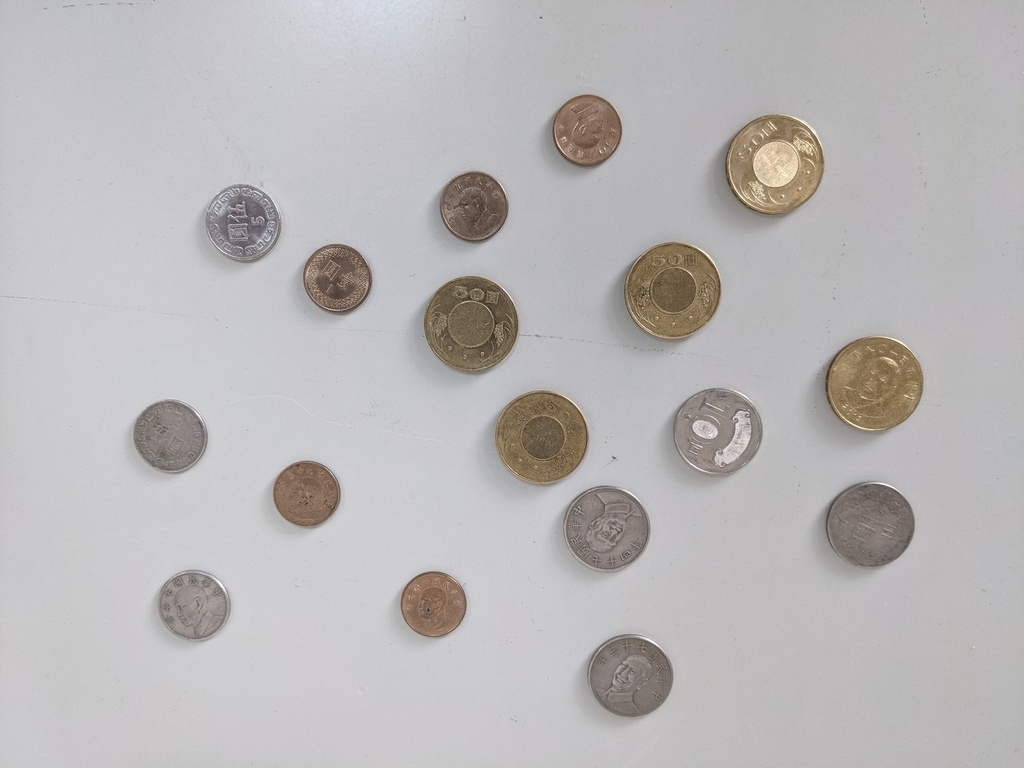
#> input picture coin_datas/001.jpg, 1024 x 768 px
$ python coin_dataset_augment.py --input-dir coin_datas --output-dir out
#> lines starting #> are read from the running program, lines starting #| are printed output that depends on the picture
import argparse
import random
from pathlib import Path
from typing import Iterable, List

import cv2
import numpy as np


RANDOM_SEED = 42


def list_images(directory: Path) -> Iterable[Path]:
    for path in sorted(directory.iterdir()):
        if path.suffix.lower() in {".jpg", ".jpeg", ".png", ".bmp"}:
            yield path


def ensure_color(image: np.ndarray) -> np.ndarray:
    if image.ndim == 2:
        return cv2.cvtColor(image, cv2.COLOR_GRAY2BGR)
    if image.shape[2] == 4:
        return cv2.cvtColor(image, cv2.COLOR_BGRA2BGR)
    return image


def rotate(image: np.ndarray, angle: float) -> np.ndarray:
    h, w = image.shape[:2]
    center = (w // 2, h // 2)
    matrix = cv2.getRotationMatrix2D(center, angle, 1.0)
    return cv2.warpAffine(image, matrix, (w, h), flags=cv2.INTER_LINEAR, borderMode=cv2.BORDER_REFLECT_101)


def translate(image: np.ndarray, shift_x: int, shift_y: int) -> np.ndarray:
    h, w = image.shape[:2]
    matrix = np.float32([[1, 0, shift_x], [0, 1, shift_y]])
    return cv2.warpAffine(image, matrix, (w, h), borderMode=cv2.BORDER_REFLECT_101)


def perspective(image: np.ndarray, ratio: float = 0.06) -> np.ndarray:
    h, w = image.shape[:2]
    src = np.float32([[0, 0], [w - 1, 0], [0, h - 1], [w - 1, h - 1]])
    offset_x = ratio * w
    offset_y = ratio * h
    dst = np.float32(
        [
            [random.uniform(0, offset_x), random.uniform(0, offset_y)],
            [w - 1 - random.uniform(0, offset_x), random.uniform(0, offset_y)],
            [random.uniform(0, offset_x), h - 1 - random.uniform(0, offset_y)],
            [w - 1 - random.uniform(0, offset_x), h - 1 - random.uniform(0, offset_y)],
        ]
    )
    matrix = cv2.getPerspectiveTransform(src, dst)
    return cv2.warpPerspective(image, matrix, (w, h), borderMode=cv2.BORDER_REFLECT_101)


def adjust_gamma(image: np.ndarray, gamma: float) -> np.ndarray:
    inv_gamma = 1.0 / max(gamma, 1e-6)
    table = np.array([(idx / 255.0) ** inv_gamma * 255 for idx in np.arange(256)]).astype("uint8")
    return cv2.LUT(image, table)


def blur(image: np.ndarray) -> np.ndarray:
    k = random.choice([3, 5, 7])
    return cv2.GaussianBlur(image, (k, k), 0)


def add_noise(image: np.ndarray, std: float) -> np.ndarray:
    noise = np.random.normal(0, std, image.shape).astype(np.float32)
    noisy = np.clip(image.astype(np.float32) + noise, 0, 255)
    return noisy.astype(np.uint8)


def random_shadow(image: np.ndarray, opacity: float = 0.4) -> np.ndarray:
    h, w = image.shape[:2]
    mask = np.zeros((h, w), dtype=np.uint8)
    x1, y1 = random.randint(0, w), random.randint(0, h)
    x2, y2 = random.randint(0, w), random.randint(0, h)
    thickness = random.randint(max(5, w // 10), max(10, w // 4))
    cv2.line(mask, (x1, y1), (x2, y2), 255, thickness=thickness)
    mask = cv2.GaussianBlur(mask, (51, 51), 0)
    alpha = (mask.astype(np.float32) / 255.0 * opacity)[..., None]
    return (image.astype(np.float32) * (1 - alpha)).astype(np.uint8)


def pad_image(image: np.ndarray, ratio: float) -> np.ndarray:
    if ratio <= 0:
        return image
    h, w = image.shape[:2]
    pad_h = max(1, int(h * ratio))
    pad_w = max(1, int(w * ratio))
    return cv2.copyMakeBorder(
        image,
        top=pad_h,
        bottom=pad_h,
        left=pad_w,
        right=pad_w,
        borderType=cv2.BORDER_REFLECT_101,
    )


def center_crop(image: np.ndarray, target_h: int, target_w: int) -> np.ndarray:
    h, w = image.shape[:2]
    if h <= target_h or w <= target_w:
        return image[:target_h, :target_w]
    start_y = (h - target_h) // 2
    start_x = (w - target_w) // 2
    return image[start_y : start_y + target_h, start_x : start_x + target_w]


def augment(image: np.ndarray) -> np.ndarray:
    result = image.copy()
    if random.random() < 0.6:
        result = rotate(result, random.uniform(-28, 28))
    if random.random() < 0.5:
        shift_x = random.randint(-int(0.06 * result.shape[1]), int(0.06 * result.shape[1]))
        shift_y = random.randint(-int(0.06 * result.shape[0]), int(0.06 * result.shape[0]))
        result = translate(result, shift_x, shift_y)
    if random.random() < 0.3:
        result = perspective(result, ratio=0.06)
    if random.random() < 0.5:
        result = adjust_gamma(result, random.uniform(0.75, 1.35))
    if random.random() < 0.35:
        result = blur(result)
    if random.random() < 0.25:
        result = add_noise(result, std=random.uniform(4, 12))
    if random.random() < 0.2:
        result = random_shadow(result, opacity=random.uniform(0.18, 0.4))
    return result


def augment_file(image_path: Path, output_dir: Path, copies: int) -> List[Path]:
    image = cv2.imread(str(image_path))
    if image is None:
        return []
    image = ensure_color(image)
    h, w = image.shape[:2]
    image = pad_image(image, ratio=0.05)
    saved = []
    cv2.imwrite(str(output_dir / image_path.name), image)
    saved.append(output_dir / image_path.name)
    stem = image_path.stem
    suffix = image_path.suffix
    for idx in range(1, copies + 1):
        aug = augment(image)
        aug = center_crop(aug, h, w)
        output_path = output_dir / f"{stem}_aug{idx:02d}{suffix}"
        cv2.imwrite(str(output_path), aug)
        saved.append(output_path)
    return saved


def parse_args() -> argparse.Namespace:
    parser = argparse.ArgumentParser(description="針對硬幣影像資料集進行資料擴增")
    parser.add_argument("--input-dir", type=Path, required=True, help="原始影像資料夾")
    parser.add_argument("--output-dir", type=Path, required=True, help="擴增影像輸出資料夾")
    parser.add_argument("--copies", type=int, default=10, help="每張影像額外產生的擴增張數")
    return parser.parse_args()


def main() -> None:
    args = parse_args()
    random.seed(RANDOM_SEED)
    np.random.seed(RANDOM_SEED)
    args.output_dir.mkdir(parents=True, exist_ok=True)
    total = 0
    for image_path in list_images(args.input_dir):
        saved = augment_file(image_path, args.output_dir, args.copies)
#> in augment_file, image is the input picture: shape (768, 1024, 3); mean B, G, R 184, 183.4, 185.8
#> in pad_image, `return cv2.copyMakeBorder( image, top=pad_h, bottom=pad_h, left=pad_w,..`:
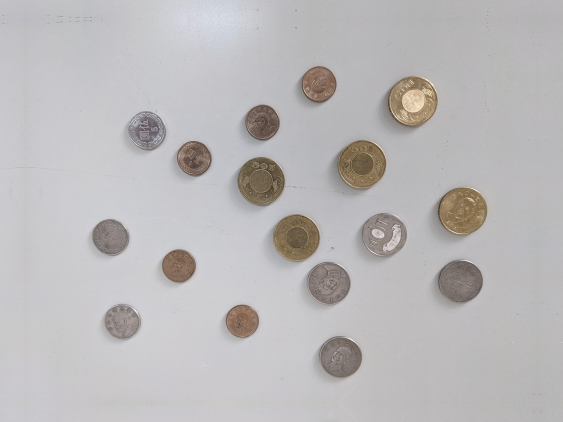
#> returned value: shape (844, 1126, 3) (shown at 1/2 size); mean of channels 0, 1, 2 185.8, 184.8, 187; drawn as B, G, R
#> the loop in augment_file, `for idx in range(1, copies + 1):` made 10 passes
#> pass 1, in augment, `result = translate(result, shift_x, shift_y)`:
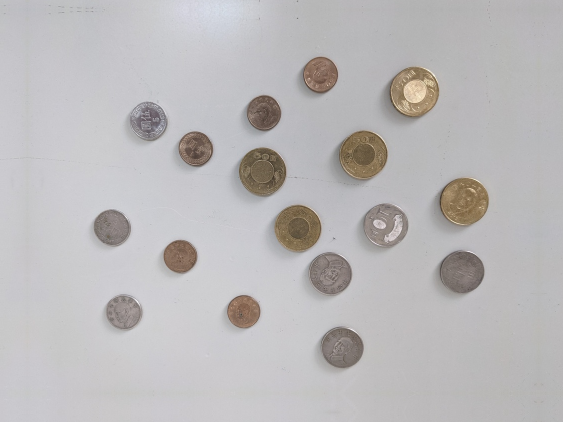
#> result: shape (844, 1126, 3) (shown at 1/2 size); mean B, G, R 185.9, 184.9, 187.1
#> pass 1, in augment, `result = perspective(result, ratio=0.06)`:
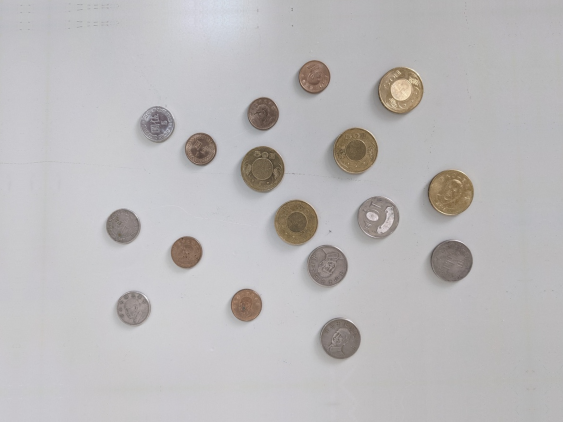
#> result: shape (844, 1126, 3) (shown at 1/2 size); mean B, G, R 186.8, 185.7, 187.7
#> pass 1, in augment_file, `aug = center_crop(aug, h, w)`:
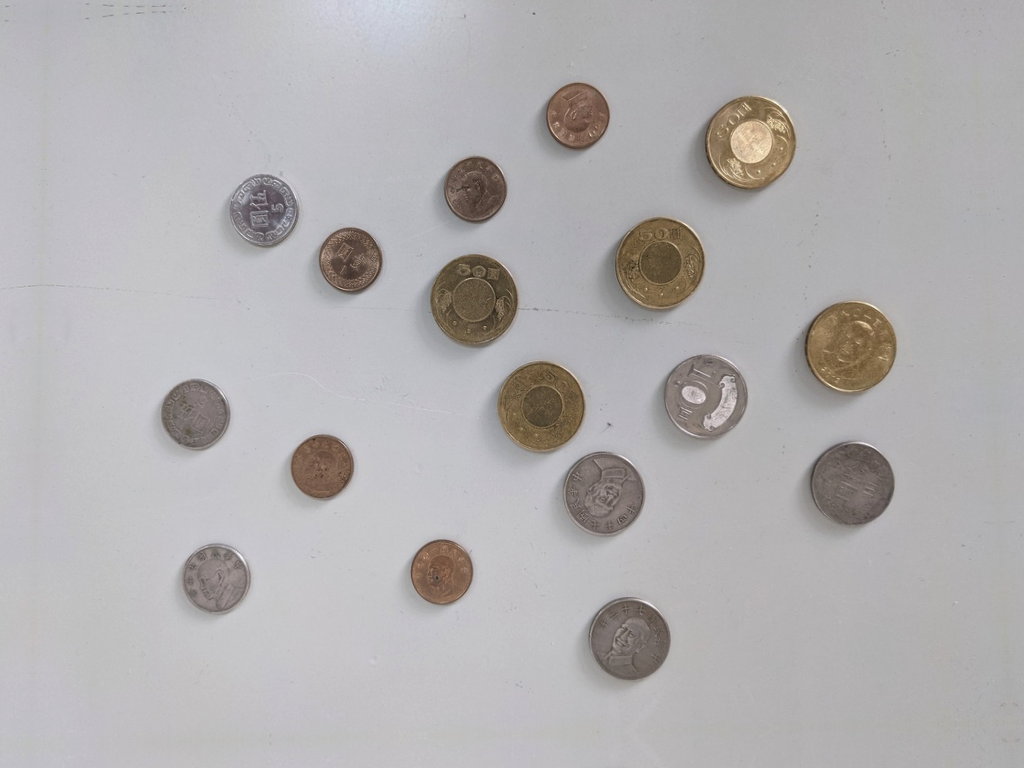
#> aug: shape (768, 1024, 3); mean B, G, R 176.6, 175.6, 178
#> after the loop in augment_file, `for idx in range(1, copies + 1):`: saved = 11 items
#> saved = 11 items
        total += len(saved)
#> total = 11
        print(f"{image_path.name} -> {len(saved)} 張")
#| 001.jpg -> 11 張
#> pass 2 of the loop in main, `for image_path in list_images(args.input_dir):`:
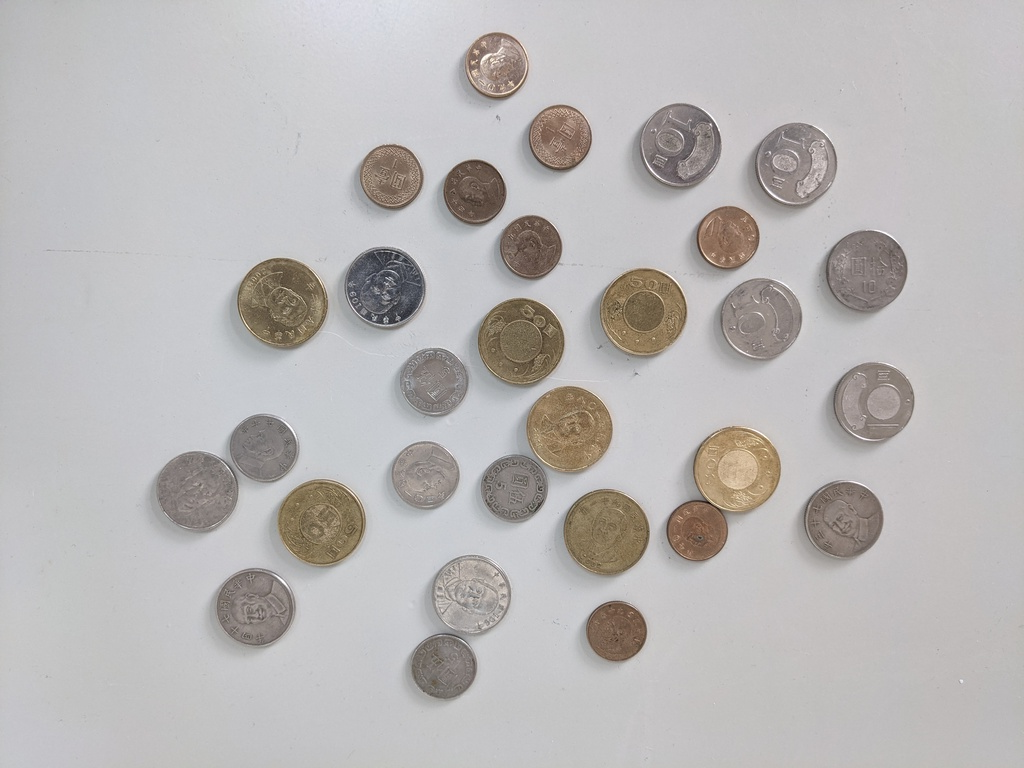
#> input picture coin_datas/002.jpg, 1024 x 768 px
#> in augment_file, image is the input picture: shape (768, 1024, 3); mean B, G, R 181.5, 182.3, 185.1
#> the loop in augment_file (call 2), `for idx in range(1, copies + 1):` made 10 passes
#> pass 1, in augment_file (call 2), `aug = center_crop(aug, h, w)`:
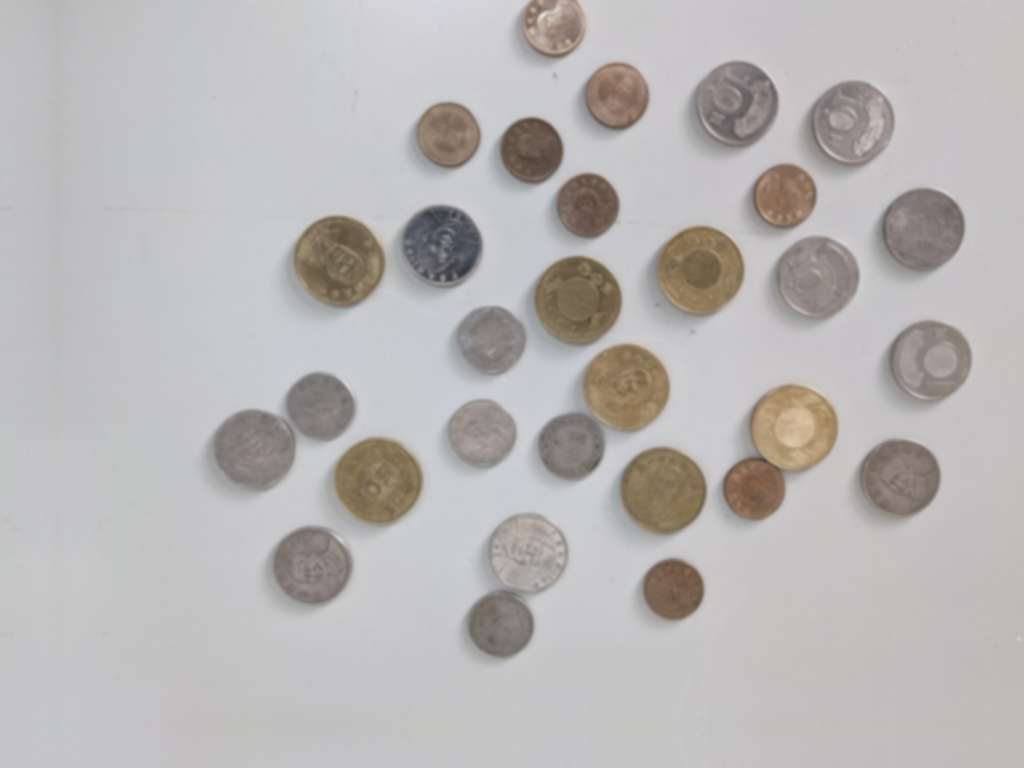
#> aug: shape (768, 1024, 3); mean B, G, R 181.3, 182, 184.7
#> pass 2, in augment (call 12), `result = rotate(result, random.uniform(-28, 28))`:
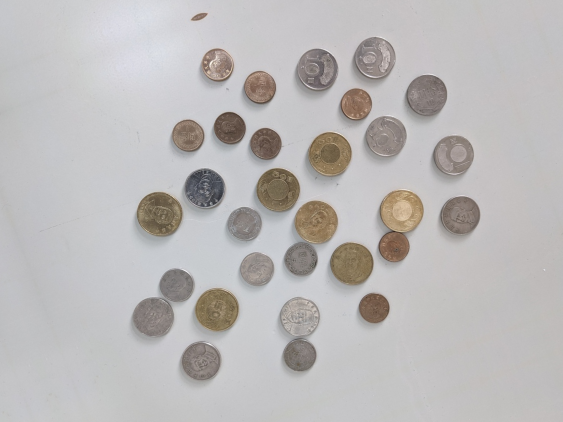
#> result: shape (844, 1126, 3) (shown at 1/2 size); mean B, G, R 184.6, 184.9, 187.3
#> total = 22
#| 002.jpg -> 11 張
    print(f"總計輸出 {total} 張影像於 {args.output_dir}")
#| 總計輸出 22 張影像於 out


if __name__ == "__main__":
    main()
